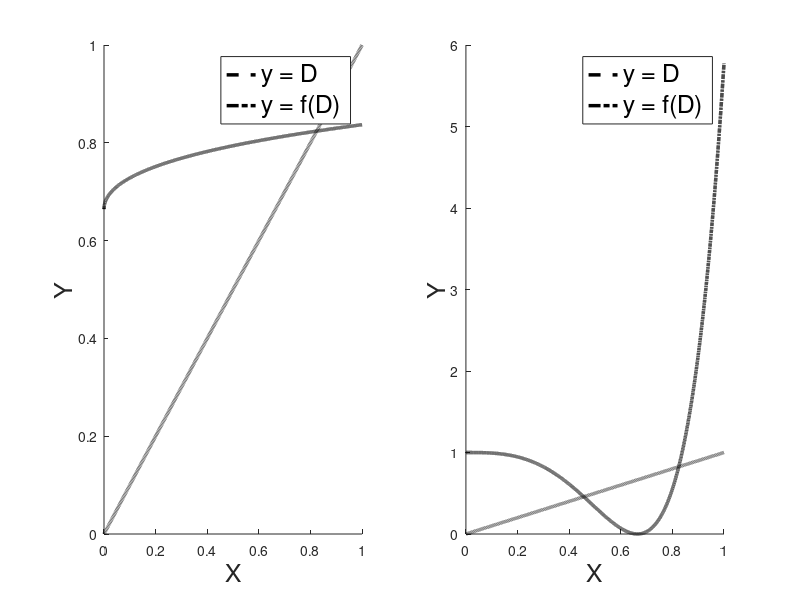

Recreate this plot in MATLAB. (Note: this script raises an error after producing the figure.)
%-------------------------------------------------------------------------%
%   __  __    _  _____ _        _    ____    _  _      ____    _ ____     %
%  |  \/  |  / \|_   _| |      / \  | __ )  | || |    / ___|__| |  _ \    %
%  | |\/| | / _ \ | | | |     / _ \ |  _ \  | || |_  | |   / _` | |_) |   %
%  | |  | |/ ___ \| | | |___ / ___ \| |_) | |__   _| | |__| (_| |  __/    %
%  |_|  |_/_/   \_\_| |_____/_/   \_\____/     |_|    \____\__,_|_|       %
%                                                                         %
%-------------------------------------------------------------------------%
%                                                                         %
%   Author: Marco Mehl <marco.mehl@polimi.it>                             %
%           Timoteo Dinelli <timoteo.dinelli@polimi.it>                   %
%   CRECK Modeling Group <http://creckmodeling.chem.polimi.it>            %
%   Department of Chemistry, Materials and Chemical Engineering           %
%   Politecnico di Milano                                                 %
%   P.zza Leonardo da Vinci 32, 20133 Milano                              %
%                                                                         %
% ----------------------------------------------------------------------- %

clear, close, clc;

x = 0:.0001:1;
A1 = @(x) x;
A2 = @(x) 0.837 .* ((x/4).^(1/2) + 0.5).^(1/3);
A3 = @(x) 4 .* (sqrt((30 * x.^6)./(10.36)) - 0.5).^2;

%% Starting Plots

figure(1)
subplot(1,2,1)
hold on
plot(x, A1(x), 'LineStyle','--','Color','black','LineWidth',2.5)
plot(x, A2(x), 'LineStyle','-.','Color','black','LineWidth',2.5)
xlabel('X', 'FontSize', 18)
ylabel('Y', 'FontSize', 18)
legend('y = D', 'y = f(D)', 'FontSize', 18)

subplot(1,2,2)
hold on
plot(x, A1(x), 'LineStyle','--','Color','black','LineWidth',2.5)
plot(x, A3(x), 'LineStyle','-.','Color','black','LineWidth',2.5)
xlabel('X', 'FontSize', 18)
ylabel('Y', 'FontSize', 18)
legend('y = D', 'y = f(D)', 'FontSize', 18)

%% Solve

options = optimset('Display','iter'); % show iterations
[sol, fval, exitFlag] = fzero(@bernoulli, 1.7, options);
%% Function Definition

function f = bernoulli(x)

right = (10.37.*(sqrt(x/4) + 0.5).^2) / (x.^6);
left = 30;

f = left - right;
end
